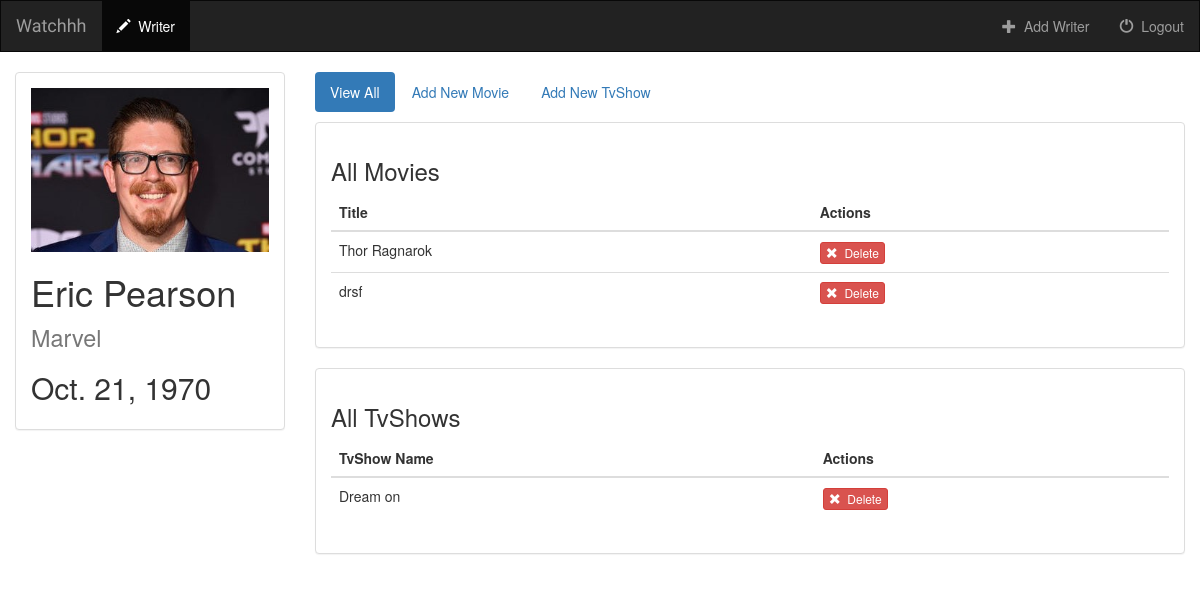
The page /tvseries/17/ (signed in) on the database its author committed.
### tvseries/models.py (models this page shows, shortened)
class Writer(models.Model):
	user = models.ForeignKey(User, default=1)
	Writer = models.CharField(max_length=25)
	Bday = models.DateField('D.O.B')
	Literacy_agency = models.CharField(max_length=25)
	Writer_pic = models.FileField()

class Movie(models.Model):
	Title = models.CharField(max_length=25)
	Year = models.IntegerField()
	Studio = models.CharField(max_length=20)
	Movie_writer = models.ForeignKey(Writer, on_delete=models.CASCADE)

class TvShow(models.Model):
	Name = models.CharField(max_length=25)
	Total_seasons = models.IntegerField()
	Series_Writer = models.ForeignKey(Writer, on_delete=models.CASCADE)

### tvseries/views.py (the view)
# urls.py: url(r'^(?P<writer_id>[0-9]+)/$', views.detail, name='detail'),
def detail(request, writer_id):
    if not request.user.is_authenticated():
        return render(request, 'tvseries/login.html')
    else:
        user = request.user
        writer = get_object_or_404(Writer, pk=writer_id)
        return render(request, 'tvseries/detail.html', {'writer': writer, 'user': user})

### tvseries/templates/tvseries/detail.html (shortened to what this page needs)
{% extends 'tvseries/base.html' %}
{% block writers_active %}active{% endblock %}
{% block body %}
<div class="container-fluid songs-container">
    <div class="row">
        <div class="col-sm-4 col-md-3">
            <div class="panel panel-default">
                <div class="panel-body">
                    <a href="{% url 'tvseries:detail' writer.id %}">
                        {% if writer.Writer_pic %}
                            <img src="{{ writer.Writer_pic.url }}" class="img-responsive">
                        {% else %}
                            <h3>No image to display</h3>
                        {% endif %}
                    </a>
                    <h1>{{ writer.Writer }} <small>{{  writer.Literacy_agency }}</small></h1>
                    <h2>{{ writer.Bday }}</h2>
                </div>
            </div>
        </div>
        <div class="col-sm-8 col-md-9">
            <ul class="nav nav-pills" style="margin-bottom: 10px;">
                <li role="presentation" class="active"><a href="{% url 'tvseries:detail' writer.id %}">View All</a></li>
                <li role="presentation"><a href="{% url 'tvseries:create_movie' writer.id %}">Add New Movie</a></li>
                <li role="presentation"><a href="{% url 'tvseries:create_tvshow' writer.id %}">Add New TvShow</a></li>
            </ul>
            <div class="panel panel-default">
                <div class="panel-body">
                    <h3>All Movies</h3>
                    <table class="table">
                        <thead>
                        <tr>
                            <th>Title</th>
                            <th>Actions</th>
                        </tr>
                        </thead>
                        <tbody>
                        {% for movie in writer.movie_set.all %}
                            <tr>
                                <td>{{ movie.Title }}</td>
                                <td>
                                    <form action="{% url 'tvseries:delete_movie' writer.id movie.id %}" method="post" style="display: inline;">
                                        <button type="submit" class="btn btn-danger btn-xs">
                                            <span class="glyphicon glyphicon-remove"></span>&nbsp; Delete
                                        </button>
                                    </form>
                                </td>
                            </tr>
                        {% endfor %}
                        </tbody>
                    </table>
                </div>
            </div>
            <div class="panel panel-default">
                <div class="panel-body">
                    <h3>All TvShows</h3>
                    <table class="table">
                        <thead>
                        <tr>
                            <th>TvShow Name</th>
                            <th>Actions</th>
                        </tr>
                        </thead>
                        <tbody>
                        {% for tvshow in writer.tvshow_set.all %}
                            <tr>
                                <td>{{ tvshow.Name }}</td>
                                <td>
                                    <form action="{% url 'tvseries:delete_tvshow' writer.id tvshow.id %}" method="post" style="display: inline;">
                                        <button type="submit" class="btn btn-danger btn-xs">
                                            <span class="glyphicon glyphicon-remove"></span>&nbsp; Delete
                                        </button>
                                    </form>
                                </td>
                            </tr>
                        {% endfor %}
                        </tbody>
                    </table>
                </div>
            </div>
        </div>
    </div>
</div>
{% endblock %}

### tvseries/static/tvseries/style.css (style rules this page uses)
body { background: white url("images/bgpic.jpg"); }

### rows shown on the page
Writer: Writer_pic (picture), Writer "Eric Pearson", Literacy_agency "Marvel", Bday "Oct. 21, 1970"
Movie: Title "Thor Ragnarok"
Movie: Title "drsf"
TvShow: Name "Dream on"
